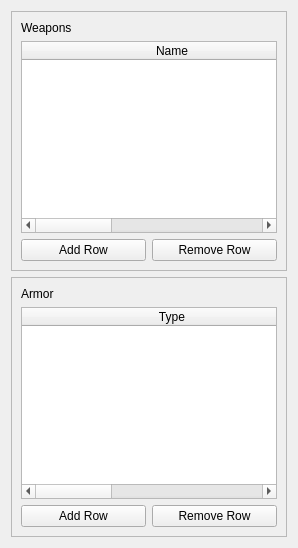
          <widget class="QWidget" name="tab_4">
           <attribute name="title">
            <string>Fight</string>
           </attribute>
           <layout class="QVBoxLayout" name="verticalLayout_6">
            <item>
             <widget class="QFrame" name="frame_6">
              <property name="frameShape">
               <enum>QFrame::StyledPanel</enum>
              </property>
              <property name="frameShadow">
               <enum>QFrame::Raised</enum>
              </property>
              <layout class="QVBoxLayout" name="verticalLayout_7">
               <item>
                <widget class="QLabel" name="label_9">
                 <property name="text">
                  <string>Weapons</string>
                 </property>
                </widget>
               </item>
               <item>
                <widget class="QTableWidget" name="weaponsTable_generic">
                 <property name="alternatingRowColors">
                  <bool>true</bool>
                 </property>
                 <attribute name="horizontalHeaderDefaultSectionSize">
                  <number>300</number>
                 </attribute>
                 <attribute name="horizontalHeaderShowSortIndicator" stdset="0">
                  <bool>false</bool>
                 </attribute>
                 <attribute name="horizontalHeaderStretchLastSection">
                  <bool>true</bool>
                 </attribute>
                 <column>
                  <property name="text">
                   <string>Name</string>
                  </property>
                 </column>
                 <column>
                  <property name="text">
                   <string>Type</string>
                  </property>
                 </column>
                 <column>
                  <property name="text">
                   <string>Damage</string>
                  </property>
                 </column>
                </widget>
               </item>
               <item>
                <layout class="QHBoxLayout" name="horizontalLayout_9">
                 <item>
                  <widget class="QPushButton" name="pushButton_9">
                   <property name="text">
                    <string>Add Row</string>
                   </property>
                  </widget>
                 </item>
                 <item>
                  <widget class="QPushButton" name="pushButton_8">
                   <property name="text">
                    <string>Remove Row</string>
                   </property>
                  </widget>
                 </item>
                </layout>
               </item>
              </layout>
             </widget>
            </item>
            <item>
             <widget class="QFrame" name="frame_7">
              <property name="frameShape">
               <enum>QFrame::StyledPanel</enum>
              </property>
              <property name="frameShadow">
               <enum>QFrame::Raised</enum>
              </property>
              <layout class="QVBoxLayout" name="verticalLayout_8">
               <item>
                <widget class="QLabel" name="label_10">
                 <property name="text">
                  <string>Armor</string>
                 </property>
                </widget>
               </item>
               <item>
                <widget class="QTableWidget" name="armorTable_generic">
                 <property name="alternatingRowColors">
                  <bool>true</bool>
                 </property>
                 <attribute name="horizontalHeaderDefaultSectionSize">
                  <number>300</number>
                 </attribute>
                 <attribute name="horizontalHeaderShowSortIndicator" stdset="0">
                  <bool>false</bool>
                 </attribute>
                 <attribute name="horizontalHeaderStretchLastSection">
                  <bool>true</bool>
                 </attribute>
                 <column>
                  <property name="text">
                   <string>Type</string>
                  </property>
                 </column>
                 <column>
                  <property name="text">
                   <string>Protection</string>
                  </property>
                 </column>
                 <column>
                  <property name="text">
                   <string>Modificators</string>
                  </property>
                 </column>
                </widget>
               </item>
               <item>
                <layout class="QHBoxLayout" name="horizontalLayout_10">
                 <item>
                  <widget class="QPushButton" name="pushButton_11">
                   <property name="text">
                    <string>Add Row</string>
                   </property>
                  </widget>
                 </item>
                 <item>
                  <widget class="QPushButton" name="pushButton_10">
                   <property name="text">
                    <string>Remove Row</string>
                   </property>
                  </widget>
                 </item>
                </layout>
               </item>
              </layout>
             </widget>
            </item>
           </layout>
          </widget>
